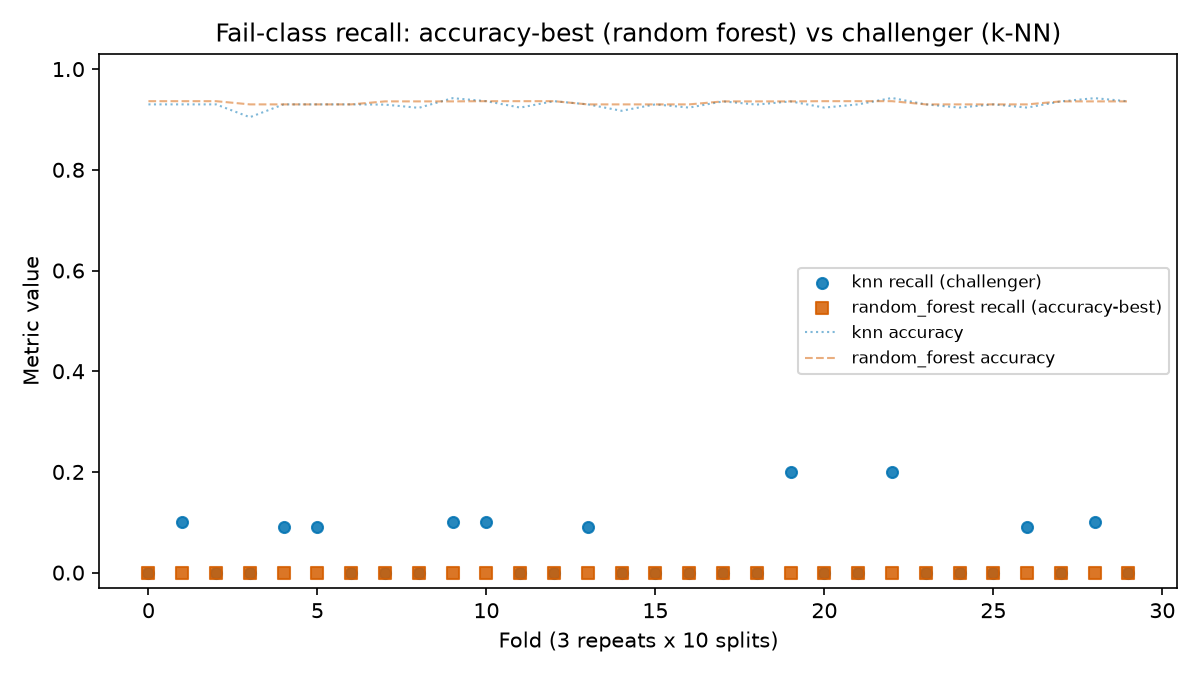

The script that saved this image:
"""Figure 1: per-fold fail-class recall, accuracy-best vs challenger.

Regenerate: uv run --with matplotlib python figures/fig1-recall-inversion.py
Reads only committed results/raw/fold-*.json records.
"""

import json
import pathlib

import matplotlib

matplotlib.use("Agg")
import matplotlib.pyplot as plt

RAW = pathlib.Path(__file__).parent.parent / "results" / "raw"
BEST, CHALLENGER = "random_forest", "knn"
MODELS = ["random_forest", "knn", "logistic_regression", "decision_tree"]


def load():
    folds = {}
    for path in sorted(RAW.glob("fold-*.json")):
        rec = json.loads(path.read_text())
        folds[rec["fold"]["index"]] = {m["model"]: m for m in rec["models"]}
    return folds


def main():
    folds = load()
    n = len(folds)
    recall_best = [folds[i][BEST]["metrics"]["recall_fail"] for i in range(n)]
    recall_chal = [folds[i][CHALLENGER]["metrics"]["recall_fail"] for i in range(n)]
    acc_best = [folds[i][BEST]["metrics"]["accuracy"] for i in range(n)]
    acc_chal = [folds[i][CHALLENGER]["metrics"]["accuracy"] for i in range(n)]

    fig, ax = plt.subplots(figsize=(8, 4.5), dpi=150)
    xs = range(n)
    ax.scatter(xs, recall_chal, marker="o", s=28, label=f"{CHALLENGER} recall (challenger)",
               color="#0072B2", alpha=0.85)
    ax.scatter(xs, recall_best, marker="s", s=28, label=f"{BEST} recall (accuracy-best)",
               color="#D55E00", alpha=0.85)
    ax.plot(xs, acc_chal, linestyle=":", linewidth=1, color="#0072B2", alpha=0.5,
            label=f"{CHALLENGER} accuracy")
    ax.plot(xs, acc_best, linestyle="--", linewidth=1, color="#D55E00", alpha=0.5,
            label=f"{BEST} accuracy")
    ax.set_xlabel("Fold (3 repeats x 10 splits)")
    ax.set_ylabel("Metric value")
    ax.set_title("Fail-class recall: accuracy-best (random forest) vs challenger (k-NN)")
    ax.set_ylim(-0.03, 1.03)
    ax.legend(fontsize=8, loc="center right")
    fig.tight_layout()
    out = pathlib.Path(__file__).parent / "fig1-recall-inversion.png"
    fig.savefig(out)
    print(f"wrote {out}")


if __name__ == "__main__":
    main()
